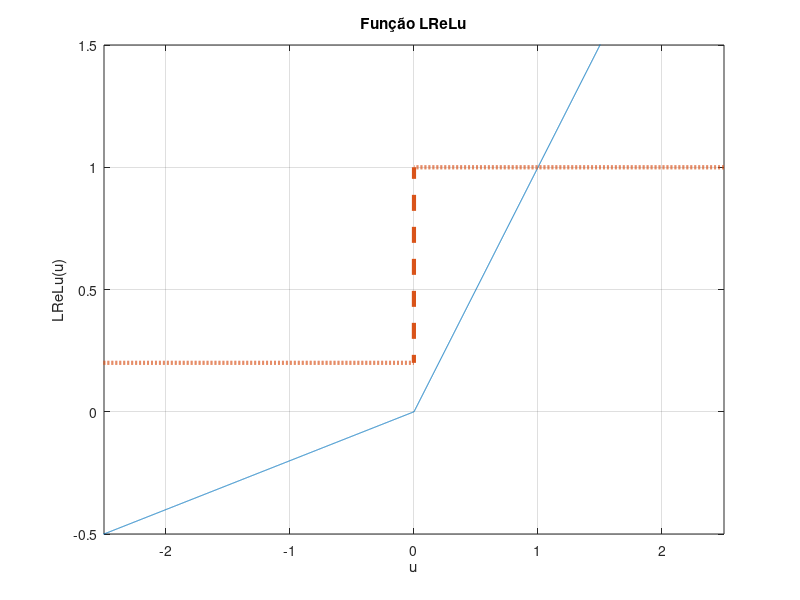

MATLAB code for this plot:
%plota LReLu
t=-3:0.001:3;
n=size(t,2);
alfa=0.2;
for i=1:n
    if t(i)<=alfa*t(i)
        llu(i)=alfa*t(i);
    else
        llu(i)=t(i);
    end
end

%derivada
for i=1:n
    if t(i)>=0
        dll(i)=1;
    else
        dll(i)=alfa;
    end
end

plot(t,llu,t,dll,'--','LineWidth',3);
grid on
axis([-2.5 2.5 -0.5  1.5]);
title ('Função LReLu')
xlabel ('u');
ylabel ('LReLu(u)');